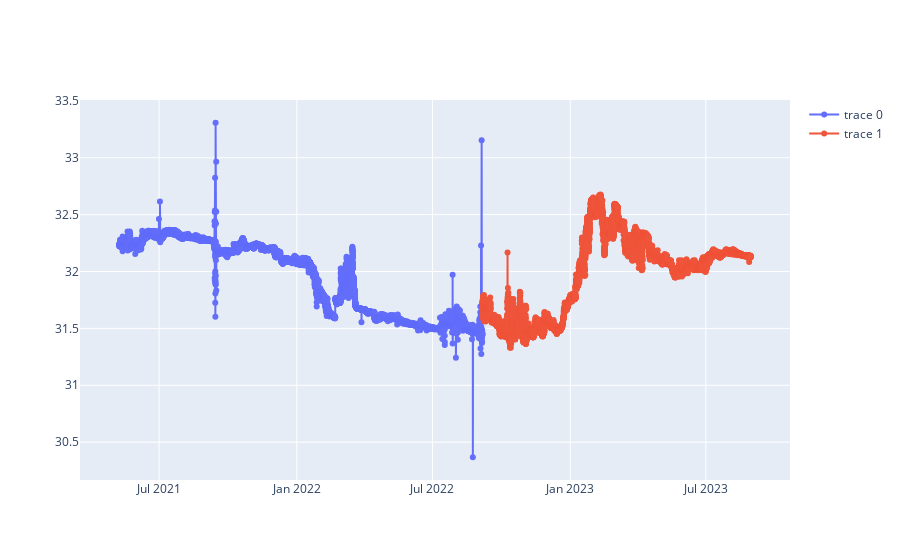

Notebook code for this chart:
### Code cell
line = go.Scatter(x=ts2.index.values,y=ts2['salinity (PSU)'].values,mode='markers+lines',)
fig.add_trace(line)

### Figure 1 — Plotly figure (JSON) as saved in the notebook; plotly's stock layout.template omitted (floating-point values rounded to 4 significant figures; data arrays with more than 128 entries replaced by an {"elided": "..."} marker saying what was removed)
{"data": [{"mode": "markers+lines", "type": "scatter", "x": {"elided": "11636 str values"}, "y": {"elided": "11636 float values"}}, {"mode": "markers+lines", "type": "scatter", "x": {"elided": "8595 str values"}, "y": {"elided": "8595 float values"}}], "layout": {}}
